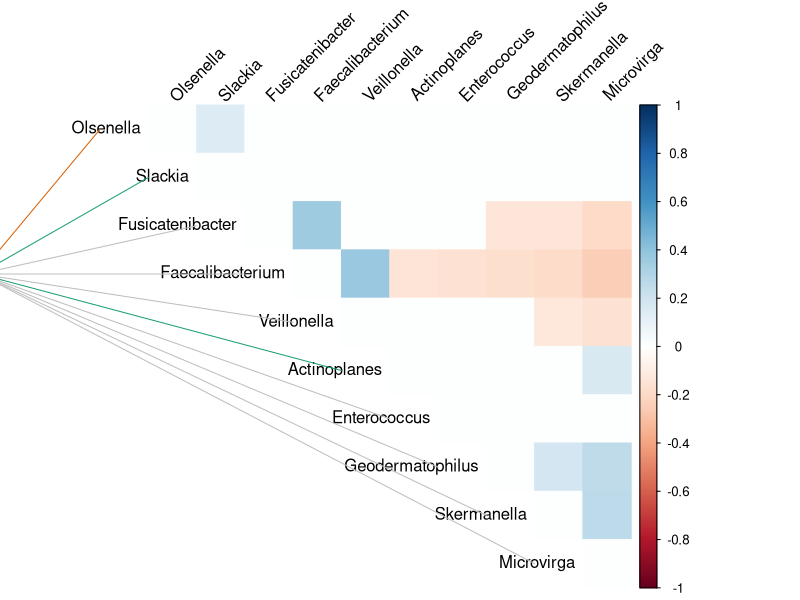

This chart was generated by the following R code:
##the envfit analysis between age group and genera which was filtered in maaslin analysis



library(vegan)


genus_data <- read.delim("genus_data.txt", sep = "\t", header = T, check.names = F, stringsAsFactors = F) 

Age_group <- read.delim("age_info.txt", sep = "\t", header = T, check.names = F, stringsAsFactors = F)


data_env <- data.frame(t(genus_data), Age_group$Age3)
data <- data_env[,-ncol(data_env)]

ord = data.frame(cmdscale(dist(data),k=2))
colnames(ord) = c('X1','X2')  
envfit_result = envfit(ord, data_env, permutations = 999, na.rm = TRUE)
p_values <- envfit_result$vectors$pvals 
centroids <- envfit_result$vectors$arrows  


envfit_data <- data.frame(p_values = p_values, centroids = centroids)
write.table(envfit_data, file = "envfit_pvalue.txt", sep = "\t", quote = F)


envfit_p <- envfit_data[which(envfit_data$p_values < 0.05), ]
write.table(envfit_p, file = "envfit_pvalue_005.txt", sep = "\t", quote = F)




### showing the relationship between age and genera

library(corrplot)
library(dplyr)
library(ggplot2)

fastspar_data <- read.delim("fastspar_data.txt", sep = "\t", header = T, check.names = F, stringsAsFactors = F)
genus_fastspar <- unique(c(fastspar_data$genus_name.x, fastspar_data$genus_name.y))

genus_envfit <- rownames(envfit_data)

genus_envfit %in% genus_fastspar
genus_use <- genus_fastspar
envfit_data <- envfit_data[genus_use, ]



cor <- matrix(0, nrow = length(genus_use), ncol = length(genus_use))
rownames(cor) = genus_use
colnames(cor) = genus_use
for (i in 1:nrow(fastspar_data)) {
  cor[fastspar_data$genus_name.x[i], fastspar_data$genus_name.y[i]] = fastspar_data$cor_cdata[i]
}

 
## the matrix
for(i in 2:length(genus_use)){
  for (j in 1:(i-1)) {
    if(cor[i,j] != 0){
      cor[j,i] = cor[i,j]
      cor[i,j] = 0
    }
  }
}

for (i in 2:length(genus_use)) {
  for (j in 1:(i-1)) {
    cor[i,j] = cor[j,i]
  }
}


envfit_data <- data.frame(rownames(envfit_data), envfit_data)
envfit_data <- data.frame(rep("Age", nrow(envfit_data)), envfit_data)
colnames(envfit_data)[1:2] <- c("Age", "Genus")
df <- envfit_data %>%
  mutate(p_value = cut(as.numeric(p_values), breaks = c(-Inf, 0.01, 0.05, Inf), 
                       labels = c('<0.01', '0.01-0.05', '>=0.05'), right = FALSE))
# df <- df[genus_order, ]
df$subx <- rep(-3, nrow(df))
df$suby <- rep(7, nrow(df))
df$x <- rep(0:(length(genus_use) - 1) - 0.5)
df$y <- rep(length(genus_use):1)
df$col <- as.character(df$p_value)
df$col[which(df$p_value == "<0.01")] = "#1B9E77"
df$col[which(df$p_value == "0.01-0.05")] = "#D95F02"
df$col[which(df$p_value == ">=0.05")] = "gray"


write.table(df, file = "df_corplot.txt", sep = "\t", quote = F)

df$subx <- as.numeric(df$subx)
df$suby <- as.numeric(df$suby)
df$y <- as.numeric(df$y)

class(df$y)
corrplot(cor, method = "color", type = "upper", addrect = 1, insig = "blank", order = "hclust",hclust="complete",
         rect.col = "blue", rect.lwd = 2, tl.col = "black",tl.srt = 45) 

segments(as.numeric(df$subx), as.numeric(df$suby), as.numeric(df$x), as.numeric(df$y), lty = 'solid', col = df$col, xpd = TRUE)
points(as.numeric(df$subx), as.numeric(df$suby), pch = 24, col = 'blue', bg = 'blue', cex = 2, xpd = TRUE)
text(as.numeric(df$subx) - 0.5, as.numeric(df$suby), labels = df$Age, adj = c(0.8, 0.5), cex = 1.2, xpd = TRUE) 


